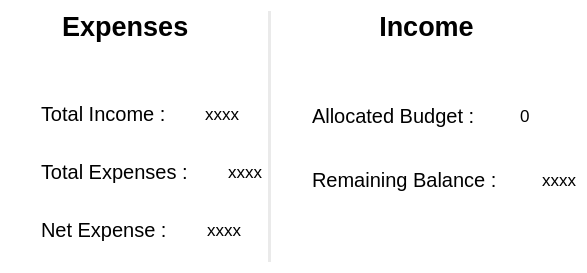
           <widget class="QFrame" name="frame_2">
            <property name="font">
             <font>
              <pointsize>80</pointsize>
              <bold>false</bold>
             </font>
            </property>
            <property name="styleSheet">
             <string notr="true">background:rgb(255, 255, 255);
border: none;
color: black;</string>
            </property>
            <property name="frameShape">
             <enum>QFrame::StyledPanel</enum>
            </property>
            <property name="frameShadow">
             <enum>QFrame::Raised</enum>
            </property>
            <layout class="QGridLayout" name="gridLayout_8">
             <item row="0" column="0">
              <layout class="QVBoxLayout" name="verticalLayout_18">
               <property name="spacing">
                <number>60</number>
               </property>
               <item>
                <widget class="QLabel" name="label_7">
                 <property name="font">
                  <font>
                   <pointsize>20</pointsize>
                   <bold>true</bold>
                  </font>
                 </property>
                 <property name="styleSheet">
                  <string notr="true">border: none;
color: black;
</string>
                 </property>
                 <property name="text">
                  <string>Expenses   </string>
                 </property>
                 <property name="alignment">
                  <set>Qt::AlignHCenter|Qt::AlignTop</set>
                 </property>
                </widget>
               </item>
               <item>
                <layout class="QVBoxLayout" name="verticalLayout_17">
                 <property name="spacing">
                  <number>34</number>
                 </property>
                 <property name="leftMargin">
                  <number>30</number>
                 </property>
                 <property name="bottomMargin">
                  <number>20</number>
                 </property>
                 <item>
                  <layout class="QHBoxLayout" name="horizontalLayout_8">
                   <item>
                    <widget class="QLabel" name="label_18">
                     <property name="font">
                      <font>
                       <pointsize>15</pointsize>
                       <bold>false</bold>
                      </font>
                     </property>
                     <property name="text">
                      <string>Total Income : </string>
                     </property>
                     <property name="alignment">
                      <set>Qt::AlignLeading|Qt::AlignLeft|Qt::AlignVCenter</set>
                     </property>
                    </widget>
                   </item>
                   <item>
                    <widget class="QLabel" name="intotal">
                     <property name="font">
                      <font>
                       <pointsize>13</pointsize>
                       <bold>false</bold>
                      </font>
                     </property>
                     <property name="text">
                      <string>xxxx</string>
                     </property>
                    </widget>
                   </item>
                  </layout>
                 </item>
                 <item>
                  <layout class="QHBoxLayout" name="horizontalLayout_6">
                   <item>
                    <widget class="QLabel" name="label_17">
                     <property name="font">
                      <font>
                       <pointsize>15</pointsize>
                       <bold>false</bold>
                      </font>
                     </property>
                     <property name="text">
                      <string>Total Expenses : </string>
                     </property>
                     <property name="alignment">
                      <set>Qt::AlignLeading|Qt::AlignLeft|Qt::AlignVCenter</set>
                     </property>
                    </widget>
                   </item>
                   <item>
                    <widget class="QLabel" name="extotal">
                     <property name="font">
                      <font>
                       <pointsize>13</pointsize>
                       <bold>false</bold>
                      </font>
                     </property>
                     <property name="text">
                      <string>xxxx</string>
                     </property>
                    </widget>
                   </item>
                  </layout>
                 </item>
                 <item>
                  <layout class="QHBoxLayout" name="horizontalLayout_9">
                   <item>
                    <widget class="QLabel" name="label_19">
                     <property name="font">
                      <font>
                       <pointsize>15</pointsize>
                       <bold>false</bold>
                      </font>
                     </property>
                     <property name="text">
                      <string>Net Expense : </string>
                     </property>
                     <property name="alignment">
                      <set>Qt::AlignLeading|Qt::AlignLeft|Qt::AlignVCenter</set>
                     </property>
                    </widget>
                   </item>
                   <item>
                    <widget class="QLabel" name="net">
                     <property name="font">
                      <font>
                       <pointsize>13</pointsize>
                       <bold>false</bold>
                      </font>
                     </property>
                     <property name="text">
                      <string>xxxx</string>
                     </property>
                    </widget>
                   </item>
                  </layout>
                 </item>
                </layout>
               </item>
              </layout>
             </item>
             <item row="0" column="1">
              <widget class="Line" name="linedivider">
               <property name="styleSheet">
                <string notr="true">border-right: 5px solid rgb(234, 234, 234);
</string>
               </property>
               <property name="orientation">
                <enum>Qt::Vertical</enum>
               </property>
              </widget>
             </item>
             <item row="0" column="2">
              <layout class="QVBoxLayout" name="verticalLayout_19">
               <property name="spacing">
                <number>50</number>
               </property>
               <property name="bottomMargin">
                <number>70</number>
               </property>
               <item>
                <widget class="QLabel" name="label_9">
                 <property name="font">
                  <font>
                   <pointsize>20</pointsize>
                   <bold>true</bold>
                  </font>
                 </property>
                 <property name="styleSheet">
                  <string notr="true">border: none;
color: black;

</string>
                 </property>
                 <property name="text">
                  <string>Income</string>
                 </property>
                 <property name="alignment">
                  <set>Qt::AlignHCenter|Qt::AlignTop</set>
                 </property>
                 <property name="margin">
                  <number>0</number>
                 </property>
                </widget>
               </item>
               <item>
                <layout class="QVBoxLayout" name="verticalLayout_16">
                 <property name="spacing">
                  <number>40</number>
                 </property>
                 <item>
                  <layout class="QHBoxLayout" name="horizontalLayout_10">
                   <item>
                    <widget class="QLabel" name="label_20">
                     <property name="font">
                      <font>
                       <pointsize>15</pointsize>
                       <bold>false</bold>
                      </font>
                     </property>
                     <property name="styleSheet">
                      <string notr="true">padding-left: 30px;</string>
                     </property>
                     <property name="text">
                      <string>Allocated Budget :</string>
                     </property>
                     <property name="alignment">
                      <set>Qt::AlignLeading|Qt::AlignLeft|Qt::AlignVCenter</set>
                     </property>
                    </widget>
                   </item>
                   <item>
                    <widget class="QLabel" name="allbudget">
                     <property name="font">
                      <font>
                       <pointsize>13</pointsize>
                       <bold>false</bold>
                      </font>
                     </property>
                     <property name="text">
                      <string>0</string>
                     </property>
                    </widget>
                   </item>
                  </layout>
                 </item>
                 <item>
                  <layout class="QHBoxLayout" name="horizontalLayout_11">
                   <item>
                    <widget class="QLabel" name="label_21">
                     <property name="font">
                      <font>
                       <pointsize>15</pointsize>
                       <bold>false</bold>
                      </font>
                     </property>
                     <property name="styleSheet">
                      <string notr="true">padding-left: 30px;</string>
                     </property>
                     <property name="text">
                      <string>Remaining Balance :</string>
                     </property>
                     <property name="alignment">
                      <set>Qt::AlignLeading|Qt::AlignLeft|Qt::AlignVCenter</set>
                     </property>
                    </widget>
                   </item>
                   <item>
                    <widget class="QLabel" name="rem">
                     <property name="font">
                      <font>
                       <pointsize>13</pointsize>
                       <bold>false</bold>
                      </font>
                     </property>
                     <property name="text">
                      <string>xxxx</string>
                     </property>
                    </widget>
                   </item>
                  </layout>
                 </item>
                </layout>
               </item>
              </layout>
             </item>
            </layout>
           </widget>
